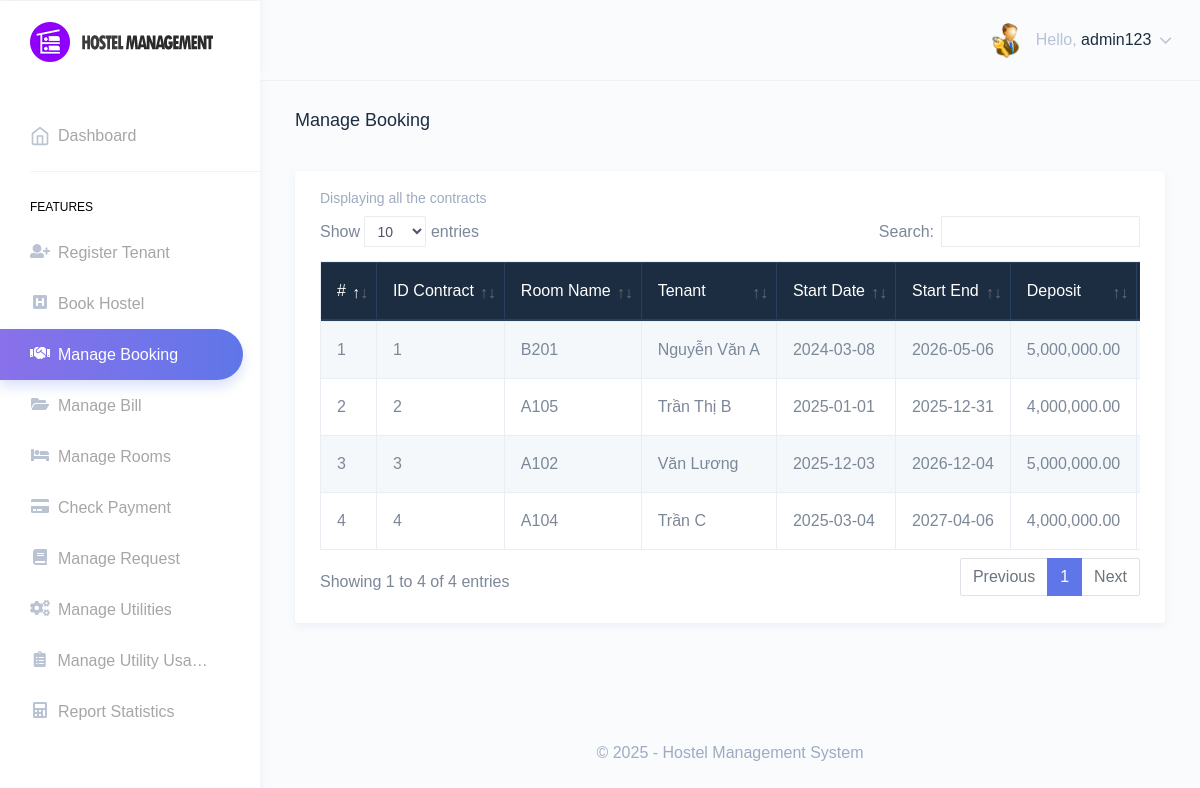
The app's page /admin/manage-booking.php (signed in) with its own data.
### tables this page shows
CREATE TABLE `contracts` (
  `id` int(11) NOT NULL,
  `room_id` int(11) NOT NULL,
  `tenant_id` int(11) NOT NULL,
  `start_date` date NOT NULL,
  `end_date` date NOT NULL,
  `deposit` decimal(10,2) NOT NULL,
  `monthly_rent` decimal(10,2) NOT NULL,
  `status` enum('active','expired','terminated') DEFAULT 'active'
);

CREATE TABLE `rooms` (
  `id` int(11) NOT NULL,
  `room_number` varchar(10) NOT NULL,
  `status` enum('available','occupied','under_maintenance') DEFAULT 'available',
  `price` decimal(10,2) NOT NULL,
  `description` text DEFAULT NULL,
  `created_at` datetime DEFAULT current_timestamp()
);

CREATE TABLE `tenants` (
  `tenant_id` int(11) NOT NULL,
  `full_name` varchar(100) NOT NULL,
  `phone` varchar(15) NOT NULL,
  `email` varchar(100) NOT NULL,
  `id_card_number` varchar(20) NOT NULL,
  `address` text NOT NULL,
  `username` varchar(50) NOT NULL,
  `password` varchar(255) NOT NULL
);

### admin/manage-booking.php (the view, shortened to what this page needs)
<?php
    include('../includes/dbconn.php');
?>
<!DOCTYPE html>
<html dir="ltr" lang="en">
<head>
    <link href="../assets/extra-libs/c3/c3.min.css" rel="stylesheet">
     <link href="../assets/extra-libs/datatables.net-bs4/css/dataTables.bootstrap4.css" rel="stylesheet">
    <link href="../dist/css/style.min.css" rel="stylesheet">
</head>
<body>
    <div id="main-wrapper" data-theme="light" data-layout="vertical" data-navbarbg="skin6" data-sidebartype="full"
        data-sidebar-position="fixed" data-header-position="fixed" data-boxed-layout="full">
        <header class="topbar" data-navbarbg="skin6">
            <?php include 'includes/navigation.php'?>
        </header>
        <aside class="left-sidebar" data-sidebarbg="skin6">
            <div class="scroll-sidebar" data-sidebarbg="skin6">
                <?php include 'includes/sidebar.php'?>
            </div>
        </aside>
        <div class="page-wrapper">
            <div class="page-breadcrumb">
                <div class="row">
                    <div class="col-7 align-self-center">
                    <h4 class="page-title text-truncate text-dark font-weight-medium mb-1">Manage Booking</h4>
                    </div>
                </div>
            </div>
            <div class="container-fluid">
                <div class="row">
                    <div class="col-12">
                        <div class="card">
                            <div class="card-body">
                                <h6 class="card-subtitle">Displaying all the contracts</h6>
                                <div class="table-responsive">
                                    <table id="zero_config" class="table table-striped table-hover table-bordered no-wrap">
                                        <thead class="thead-dark">
                                            <tr>
                                                <th>#</th>
                                                <th>ID Contract</th>
                                                <th>Room Name</th>
                                                <th>Tenant</th>
                                                <th>Start Date</th>
                                                <th>Start End</th>
                                                <th>Deposit</th>
                                                <th>Monthly Rent</th>
                                            </tr>
                                        </thead>
                                        <tbody>
                                        <?php
                                        $query = "SELECT c.id, r.room_number, t.full_name,
                                                         c.start_date, c.end_date, c.deposit, c.monthly_rent , c.status
                                                  FROM contracts c
                                                  JOIN rooms r ON c.room_id = r.id
                                                  JOIN tenants t ON c.tenant_id = t.tenant_id";
                                        $stmt = $mysqli->prepare($query);
                                        $stmt->execute();
                                        $res = $stmt->get_result();
                                        $cnt = 1;
                                        while ($row = $res->fetch_object()) {
                                        ?>
                                            <tr>
                                                <td><?php echo $cnt; ?></td>
                                                <td><?php echo $row->id; ?></td>
                                                <td><?php echo $row->room_number; ?></td>
                                                <td><?php echo $row->full_name; ?></td>
                                                <td><?php echo $row->start_date; ?></td>
                                                <td><?php echo $row->end_date; ?></td>
                                                <td><?php echo number_format($row->deposit, 2); ?></td>
                                                <td><?php echo number_format($row->monthly_rent, 2); ?></td>
                                        </tr>
                                            <?php
                                        $cnt=$cnt+1;
                                            } ?>
									</tbody>
                                    </table>
                                </div>
                            </div>
                        </div>
                    </div>
                </div>
            </div>
            <?php include '../includes/footer.php' ?>
        </div>
    </div>
</body>
</html>

### admin/includes/navigation.php (shortened to what this page needs)
<nav class="navbar top-navbar navbar-expand-md">
                <div class="navbar-header" data-logobg="skin6">
                    <div class="navbar-brand">
                        <a href="dashboard.php">
                            <b class="logo-icon">
                                <img src="../assets/images/logo-icon-nav.png" alt="homepage" class="dark-logo" />
                            </b>
                            <span class="logo-text">
                                <img src="../assets/images/logo-text-nav.png" alt="homepage" class="dark-logo" />
                            </span>
                        </a>
                    </div>
                </div>
                <div class="navbar-collapse collapse" id="navbarSupportedContent">
                    <ul class="navbar-nav float-right">
                        <li class="nav-item dropdown">
                            <a class="nav-link dropdown-toggle" href="javascript:void(0)" data-toggle="dropdown"
                                aria-haspopup="true" aria-expanded="false">
                                <img src="../assets/images/users/admin-icn.png" alt="user" class="rounded-circle"
                                    width="35">
                                    <?php
                                    $aid=$_SESSION['id'];
                                        $ret="SELECT * from admin where id=?";
                                        $stmt= $mysqli->prepare($ret) ;
                                        $stmt->bind_param('i',$aid);
                                        $stmt->execute();
                                        $res=$stmt->get_result();
                                        while($row=$res->fetch_object())
                                        {
                                            ?>
                                <span class="ml-2 d-none d-lg-inline-block"><span>Hello,</span> <span
                                        class="text-dark"><?php echo $row->username; }?></span> <i data-feather="chevron-down"
                                        class="svg-icon"></i></span>
                            </a>
                        </li>
                    </ul>
                </div>
            </nav>

### records on screen
contracts: id "1", room.room_number "B201", tenant.full_name "Nguyễn Văn A", start_date "2024-03-08", end_date "2026-05-06", deposit "5,000,000.00"
contracts: id "2", room.room_number "A105", tenant.full_name "Trần Thị B", start_date "2025-01-01", end_date "2025-12-31", deposit "4,000,000.00"
contracts: id "3", room.room_number "A102", tenant.full_name "Văn Lương", start_date "2025-12-03", end_date "2026-12-04", deposit "5,000,000.00"
contracts: id "4", room.room_number "A104", tenant.full_name "Trần C", start_date "2025-03-04", end_date "2027-04-06", deposit "4,000,000.00"

### other values on screen
$row->username "admin123"
